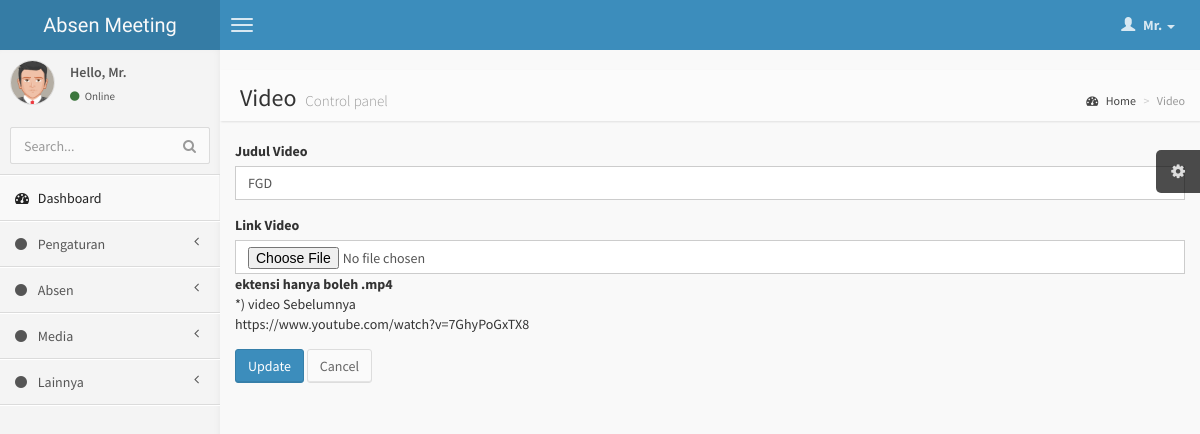
Screenshot of /video/update/2.html with the database file from the repository.
### tables this page shows
CREATE TABLE `video` (
  `id_video` int(11) NOT NULL AUTO_INCREMENT,
  `judul_video` varchar(255) DEFAULT NULL,
  `link_video` text,
  PRIMARY KEY (`id_video`)
);

### application/controllers/Video.php (called while the page is built, shortened)
<?php
class Video extends CI_Controller
{
    function __construct()
    {
        $this->load->model('Video_model');
        $this->load->library('form_validation');
    }
    public function update($id)
    {
        $row = $this->Video_model->get_by_id($id);
        if ($row) {
            $data = array(
                'button' => 'Update',
                'action' => site_url('video/update_action'),
		'id_video' => set_value('id_video', $row->id_video),
		'judul_video' => set_value('judul_video', $row->judul_video),
		'link_video' => set_value('link_video', $row->link_video),
        'konten' => 'video/video_form',
            'judul' => 'Video',
	    );
            $this->load->view('v_index', $data);
        } else {
            $this->session->set_flashdata('message', 'Record Not Found');
            redirect(site_url('video'));
        }
    }
}

### index.php (called while the page is built, shortened)
<?php
require_once BASEPATH.'core/CodeIgniter.php';

### application/models/Video_model.php (called while the page is built, shortened)
<?php
class Video_model extends CI_Model
{
    public $table = 'video';
    public $id = 'id_video';
    function get_by_id($id)
    {
        $this->db->where($this->id, $id);
        return $this->db->get($this->table)->row();
    }
}

### application/views/video/video_form.php (the view, shortened to what this page needs)
<form action="<?php echo $action; ?>" method="post" enctype="multipart/form-data">
        <div class="form-group">
            <label for="varchar">Judul Video <?php echo form_error('judul_video') ?></label>
            <input type="text" class="form-control" name="judul_video" id="judul_video" placeholder="Judul Video" value="<?php echo $judul_video; ?>" />
        </div>
        <div class="form-group">
            <label for="link_video">Link Video </label>
            <input type="file" name="link_video" class="form-control">
            <b>ektensi hanya boleh .mp4</b>
            <?php
            if ($link_video !== '') {
                ?>
                <div>
                    *) video Sebelumnya <br>
                    <?php echo $link_video ?>
                </div>
                <?php
            } else {
            }
            ?>
        </div>
        <button type="submit" class="btn btn-primary"><?php echo $button ?></button>
        <a href="<?php echo site_url('video') ?>" class="btn btn-default">Cancel</a>
    </form>

### assets/css/AdminLTE.css (style rules this page uses)
html, body { overflow-x: hidden!important; font-family: 'Source Sans Pro', sans-serif; -webkit-font-smoothing: antialiased; min-height: 100%; background: #f9f9f9; }
a { color: #3c8dbc; }
.form-control { -webkit-border-radius: 0px !important; -moz-border-radius: 0px !important; border-radius: 0px !important; box-shadow: none; }
.btn { font-weight: 500; -webkit-border-radius: 3px; -moz-border-radius: 3px; border-radius: 3px; border: 1px solid transparent; -webkit-box-shadow: inset 0px -2px 0px 0px rgba(0, 0, 0, 0.09); -moz-box-shadow: inset 0px -2px 0px 0px rgba(0, 0, 0, 0.09); box-shadow: inset 0px -1px 0px 0px rgba(0, 0, 0, 0.09); }
.btn.btn-default { background-color: #fafafa; color: #666; border-color: #ddd; border-bottom-color: #ddd; }
.btn.btn-primary { background-color: #3c8dbc; border-color: #367fa9; }

### rows the page displays
video: judul_video "FGD", link_video "https://www.youtube.com/watch?v=7GhyPoGxTX8"

### other values shown
$judul "Video"
$button "Update"
